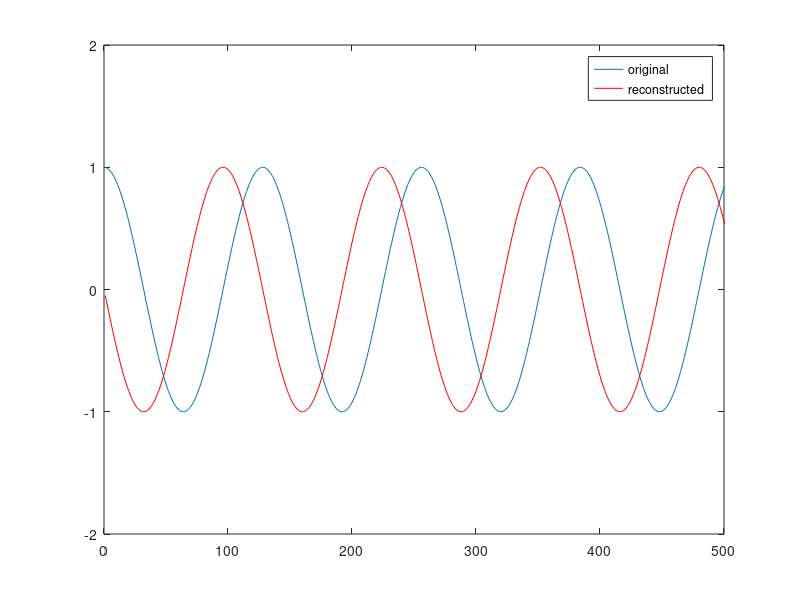
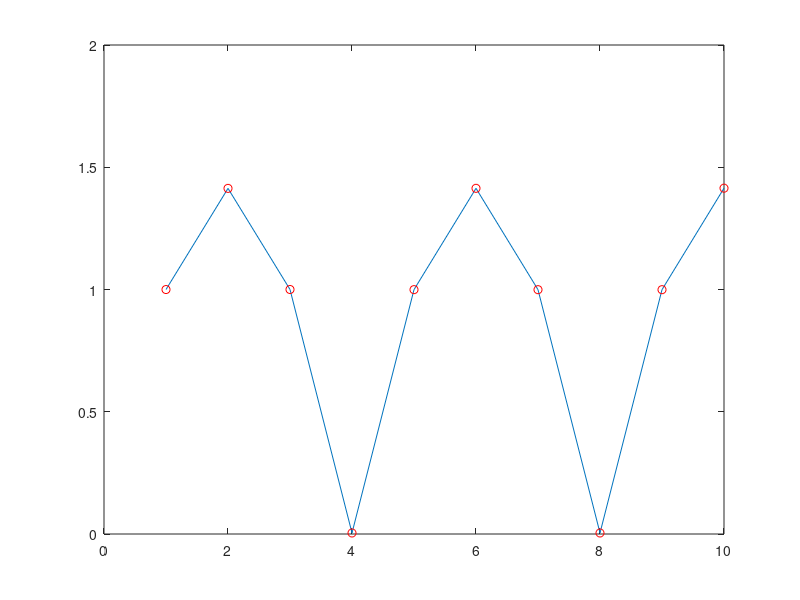
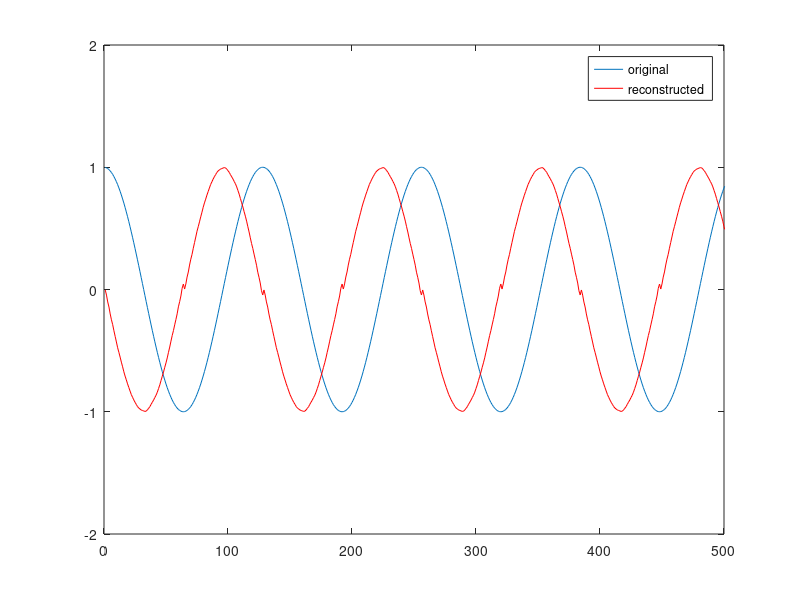
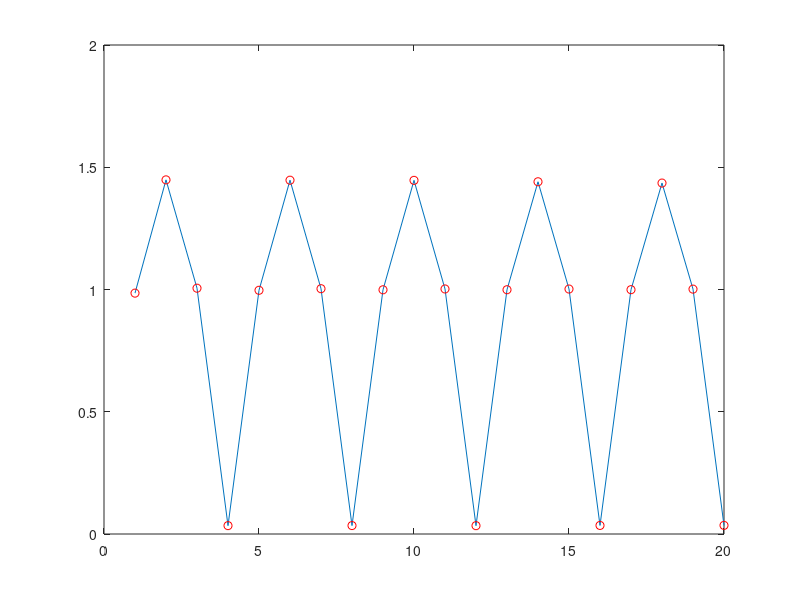

Write the MATLAB code that produced these figures, in order. (Note: this script raises an error after producing the figures.)
%Program 11.1 Audio codec
%Problem 1

clear all; close all

n=32;                                 % length of window
nb=127;                               % number of windows; must be > 1
b=9; L=5;                             % quantization information
q=2*L/(2^b-1);                        % b bits on interval [-L, L]
for i=1:n                             % form the MDCT matrix
  for j=1:2*n
    M(i,j)= cos((i-1+1/2)*(j-1+1/2+n/2)*pi/n);
  end
end
M=sqrt(2/n)*M;
N=M';                                 % inverse MDCT

plotmax=1;
for i=1:plotmax   % hear the sound of the sample from f=1 to f=4
    
    
Fs=8192;f=i;                          % Fs=sampling rate, f is multiple of base freq.
x=cos((1:4096)*pi*64*f/4096);         % test signal
sound(x,Fs)                           % Matlab's sound command
figure(1); subplot(plotmax,1,i); plot(x)
out=[];
for k=1:nb                            % loop over windows
  x0=x(1+(k-1)*n:2*n+(k-1)*n)';
  y0=M*x0;
  y1=round(y0/q);                     % transform components quantized
  y2=y1*q;                            %                and dequantized
  w(:,k)=N*y2;                        % invert the MDCT
  if(k>1)
      w2=w(n+1:2*n,k-1);w3=w(1:n,k);
      out=[out;(w2+w3)/2];            % collect the reconstructed signal
  end
end
hold on
plot(out,'r'); pause(1); legend('original','reconstructed'); axis([0 500 -2 2])
sound(out,Fs)                         % play the reconstruct
pause(1)
end

%--------------------------------------------------------------------------

for i=1:10   % plot RMSE
    
Fs=8192;f=i;                          % Fs=sampling rate, f is multiple of base freq.
x=cos((1:4096)*pi*64*f/4096);         % test signal
out=[];

for k=1:nb                            % loop over windows
  x0=x(1+(k-1)*n:2*n+(k-1)*n)';
  y0=M*x0;
  y1=round(y0/q);                     % transform components quantized
  y2=y1*q;                            %                and dequantized
  w(:,k)=N*y2;                        % invert the MDCT
  if(k>1)
      w2=w(n+1:2*n,k-1);w3=w(1:n,k);
      out=[out;(w2+w3)/2];            % collect the reconstructed signal
  end
end

[sizeout,~]=size(out);
rmse(i)=sqrt(sum((x(1:sizeout)-out').^2)/sizeout);

end

figure(2)
plot(rmse)
hold on
plot(rmse,'ro')
hold off

%--------------------------------------------------------------------------

% problem 2 windowing

maxi=1;

for i=1:maxi   % hear the sound of the sample from f=1 to f=4
    
    
Fs=8192;f=i;                          % Fs=sampling rate, f is multiple of base freq.
x=cos((1:4096)*pi*64*f/4096);         % test signal
sound(x,Fs)                           % Matlab's sound command
figure(3)
subplot(maxi,1,i)
plot(x)
out=[];
for k=1:nb                            % loop over windows
  x0=x(1+(k-1)*n:2*n+(k-1)*n)';
%   h=sqrt(2)*sin((1+(k-1)*n:2*n+(k-1)*n)*pi/(2*n));
  h=sqrt(2)*sin((1:2*n)*pi/(2*n));
  x0=x0.*h';
  y0=M*x0;
  y1=round(y0/q);                     % transform components quantized
  y2=y1*q;                            %                and dequantized
  w(:,k)=N*y2;                        % invert the MDCT
  if(k>1)
      w2=w(n+1:2*n,k-1).*(h(n+1:2*n))';w3=w(1:n,k).*(h(1:n))';
      out=[out;(w2+w3)/2];            % collect the reconstructed signal
  end
end

hold on
plot(out,'r');pause(1);legend('original','reconstructed'); axis([0 500 -2 2])
sound(out,Fs)                         % play the reconstruct
pause(1)
end

for i=1:20   % Plot RMSE with window function
    
    
Fs=8192;f=i;                          % Fs=sampling rate, f is multiple of base freq.
x=cos((1:4096)*pi*64*f/4096);         % test signal
out=[];
for k=1:nb                            % loop over windows
  x0=x(1+(k-1)*n:2*n+(k-1)*n)';
%   h=sqrt(2)*sin((1+(k-1)*n:2*n+(k-1)*n)*pi/(2*n));
  h=sqrt(2)*sin((1:2*n)*pi/(2*n));
  x0=x0.*h';
  y0=M*x0;
  y1=round(y0/q);                     % transform components quantized
  y2=y1*q;                            %                and dequantized
  w(:,k)=N*y2;                        % invert the MDCT
  if(k>1)
      w2=w(n+1:2*n,k-1).*(h(n+1:2*n))';w3=w(1:n,k).*(h(1:n))';
      out=[out;(w2+w3)/2];            % collect the reconstructed signal
  end
end

[sizeout,~]=size(out);
rmse(i)=sqrt(sum((x(1:sizeout)-out').^2)/sizeout);

end

figure(4)
plot(rmse)
hold on
plot(rmse,'ro')
hold off

%--------------------------------------------------------------------------

% Problem 4


% without windowing

[testsong,fs0]=wavread('testsong10sec.wav'); %10 seconds of a song
x = testsong(fs0:5*fs0); %pare down to 5 seconds

maxi = 1;
for i=1:maxi   % hear the sound of the sample from f=1 to f=4
    
sound(x,fs0)                           % Matlab's sound command
figure(5)
subplot(maxi,1,i)
plot(x)
out=[];
for k=1:5511                            % loop over windows
  x0=x(1+(k-1)*n:2*n+(k-1)*n)';
  x0=x0.*h';
  y0=M*x0;
  y1=round(y0/q);                     % transform components quantized
  y2=y1*q;                            %                and dequantized
  w(:,k)=N*y2;                        % invert the MDCT
  if(k>1)
      w2=w(n+1:2*n,k-1);w3=w(1:n,k);
      out=[out;(w2+w3)/2];            % collect the reconstructed signal
  end
end

hold on
plot(out,'r');legend('original','reconstructed'); axis([0 500 -.1 .1])
pause(4)
sound(out,fs0)                         % play the reconstruct
pause(4)
end

%with windowing

    
sound(x,fs0)                           % Matlab's sound command
figure(7)
subplot(maxi,1,i)
plot(x)
out=[];
for k=1:5511                            % loop over windows
  x0=x(1+(k-1)*n:2*n+(k-1)*n)';
%   h=sqrt(2)*sin((1+(k-1)*n:2*n+(k-1)*n)*pi/(2*n));
  h=sqrt(2)*sin((1:2*n)*pi/(2*n));
  x0=x0.*h';
  y0=M*x0;
  y1=round(y0/q);                     % transform components quantized
  y2=y1*q;                            %                and dequantized
  w(:,k)=N*y2;                        % invert the MDCT
  if(k>1)
      w2=w(n+1:2*n,k-1).*(h(n+1:2*n))';w3=w(1:n,k).*(h(1:n))';
      out=[out;(w2+w3)/2];            % collect the reconstructed signal
  end
end

hold on
plot(out,'r');legend('original','reconstructed'); axis([0 500 -.1 .1])
pause(4)
sound(out,fs0)                         % play the reconstruct


% RMSE without window function

out=[];
for k=1:5511                           % loop over windows
  x0=x(1+(k-1)*n:2*n+(k-1)*n)';
  x0=x0.*h';
  y0=M*x0;
  y1=round(y0/q);                     % transform components quantized
  y2=y1*q;                            %                and dequantized
  w(:,k)=N*y2;                        % invert the MDCT
  if(k>1)
      w2=w(n+1:2*n,k-1);w3=w(1:n,k);
      out=[out;(w2+w3)/2];            % collect the reconstructed signal
  end
end

[sizeout,~]=size(out);
rmse_without=sqrt(sum((x(1:sizeout)-out').^2)/sizeout);



% RMSE with window function

out=[];
for k=1:5511                           % loop over windows
  x0=x(1+(k-1)*n:2*n+(k-1)*n)';
  h=sqrt(2)*sin((1:2*n)*pi/(2*n));
  x0=x0.*h';
  y0=M*x0;
  y1=round(y0/q);                     % transform components quantized
  y2=y1*q;                            %                and dequantized
  w(:,k)=N*y2;                        % invert the MDCT
  if(k>1)
      w2=w(n+1:2*n,k-1).*(h(n+1:2*n))';w3=w(1:n,k).*(h(1:n))';
      out=[out;(w2+w3)/2];            % collect the reconstructed signal
  end
end

[sizeout,~]=size(out);
rmse_with=sqrt(sum((x(1:sizeout)-out').^2)/sizeout);